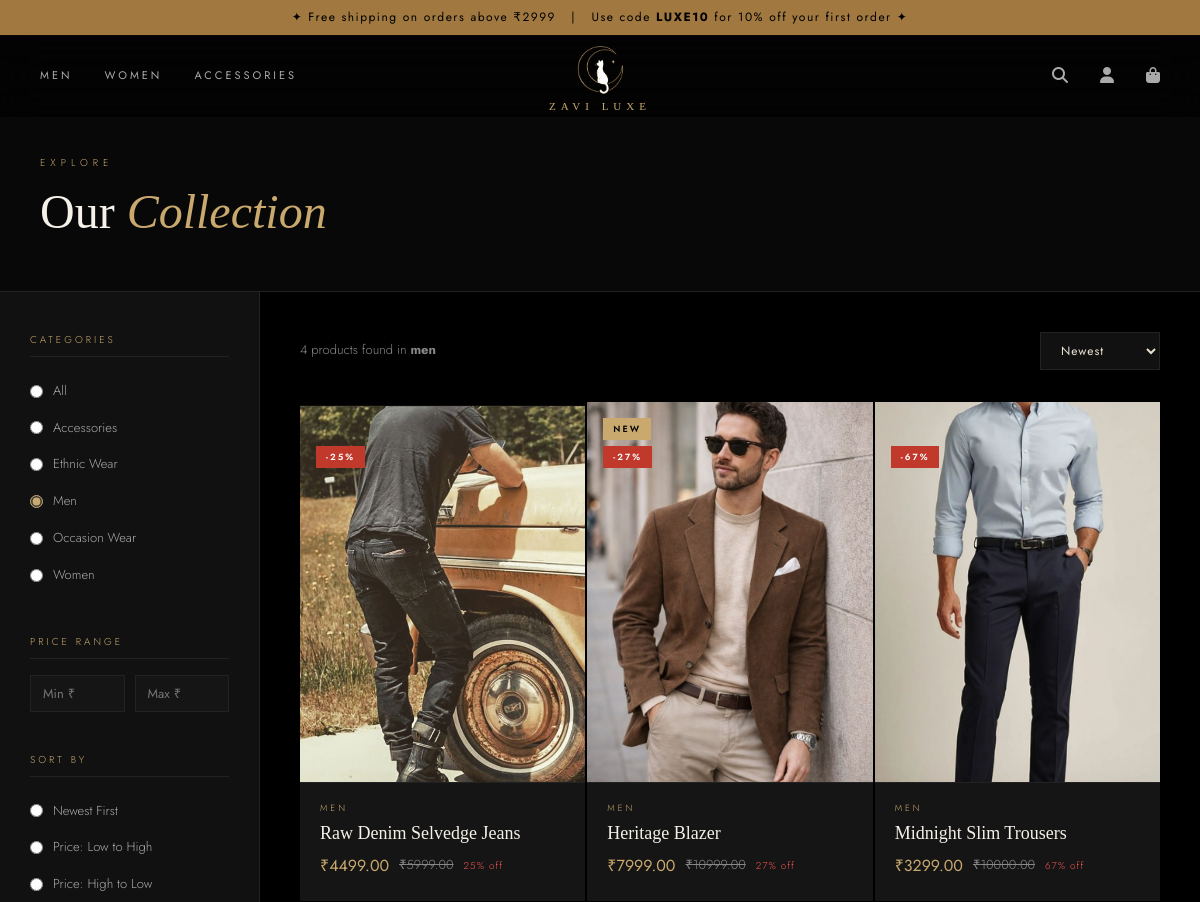
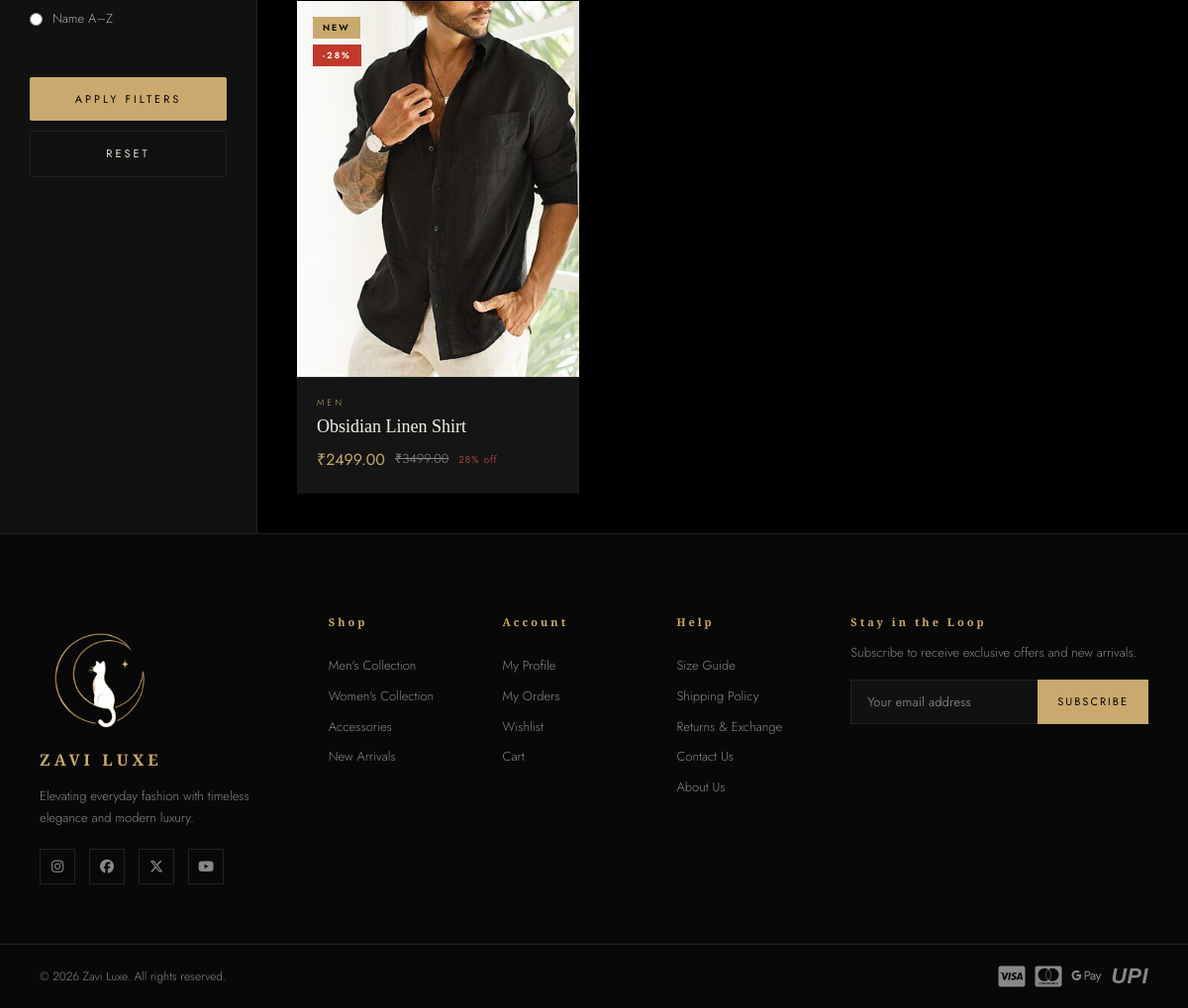
Page /shop/?category=men on the committed database (2 pictures, top to bottom).
### store/models.py (models this page shows, shortened)
class Category(models.Model):
    name = models.CharField(max_length=200)
    slug = models.SlugField(unique=True)
    description = models.TextField(blank=True)
    image = models.ImageField(upload_to='categories/', blank=True, null=True)
    class Meta:
        verbose_name_plural = 'Categories'
        ordering = ['name']

class Product(models.Model):
    SIZES = [
        ('XS', 'XS'), ('S', 'S'), ('M', 'M'),
        ('L', 'L'), ('XL', 'XL'), ('XXL', 'XXL'),
    ]
    category = models.ForeignKey(Category, on_delete=models.CASCADE, related_name='products')
    name = models.CharField(max_length=300)
    slug = models.SlugField(unique=True)
    description = models.TextField()
    price = models.DecimalField(max_digits=10, decimal_places=2)
    original_price = models.DecimalField(max_digits=10, decimal_places=2, blank=True, null=True)
    image = models.ImageField(upload_to='products/')
    image2 = models.ImageField(upload_to='products/', blank=True, null=True)
    image3 = models.ImageField(upload_to='products/', blank=True, null=True)
    available_sizes = models.CharField(max_length=50, default='S,M,L,XL')
    stock = models.PositiveIntegerField(default=100)
    is_featured = models.BooleanField(default=False)
    is_new_arrival = models.BooleanField(default=False)
    is_bestseller = models.BooleanField(default=False)
    created_at = models.DateTimeField(auto_now_add=True)
    updated_at = models.DateTimeField(auto_now=True)
    class Meta:
        ordering = ['-created_at']
    def get_absolute_url(self):
        return reverse('product_detail', kwargs={'slug': self.slug})
    def get_discount_percent(self):
        if self.original_price and self.original_price > self.price:
            return int(((self.original_price - self.price) / self.original_price) * 100)
        return 0

### store/views.py (the view)
# urls.py: path('shop/', views.shop, name='shop'),
def shop(request):
    products = Product.objects.filter(stock__gt=0)
    categories = Category.objects.all()
    category_slug = request.GET.get('category')
    query = request.GET.get('q', '')
    sort = request.GET.get('sort', '-created_at')
    min_price = request.GET.get('min_price')
    max_price = request.GET.get('max_price')
    if category_slug:
        products = products.filter(category__slug=category_slug)
    if query:
        products = products.filter(Q(name__icontains=query) | Q(description__icontains=query))
    if min_price:
        products = products.filter(price__gte=min_price)
    if max_price:
        products = products.filter(price__lte=max_price)
    sort_map = {
        'price_asc': 'price', 'price_desc': '-price',
        'name': 'name', 'newest': '-created_at'
    }
    products = products.order_by(sort_map.get(sort, '-created_at'))
    return render(request, 'store/shop.html', {
        'products': products,
        'categories': categories,
        'selected_category': category_slug,
        'query': query,
        'sort': sort,
    })

### store/context_processors.py (called while the page is built)
def cart_count(request):
    count = 0
    try:
        if request.user.is_authenticated:
            cart = Cart.objects.filter(user=request.user).first()
        else:
            session_key = request.session.session_key
            cart = Cart.objects.filter(session_key=session_key, user=None).first() if session_key else None
        if cart:
            count = cart.get_item_count()
    except Exception:
        pass
    return {'cart_count': count}

### store/templates/store/shop.html (shortened to what this page needs)
{% extends 'store/base.html' %}
{% load static %}
{% block extra_css %}
<link rel="stylesheet" href="{% static 'store/css/shop.css' %}">
{% endblock %}
{% block content %}
<div class="shop-header">
  <div class="container">
    <span class="section-eyebrow">Explore</span>
    <h1 class="section-title">Our <em>Collection</em></h1>
  </div>
</div>
<div class="shop-layout">
  <aside class="shop-sidebar">
    <form method="GET" action="{% url 'shop' %}">
      <div class="sidebar-section">
        <p class="sidebar-title">Categories</p>
        <label class="filter-option">
          <input type="radio" name="category" value="" {% if not selected_category %}checked{% endif %}> All
        </label>
        {% for cat in categories %}
        <label class="filter-option">
          <input type="radio" name="category" value="{{ cat.slug }}" {% if selected_category == cat.slug %}checked{% endif %}> {{ cat.name }}
        </label>
        {% endfor %}
      </div>
      <div class="sidebar-section">
        <p class="sidebar-title">Price Range</p>
        <div class="price-inputs">
          <input type="number" name="min_price" placeholder="Min ₹" class="price-input" value="{{ request.GET.min_price }}">
          <input type="number" name="max_price" placeholder="Max ₹" class="price-input" value="{{ request.GET.max_price }}">
        </div>
      </div>
      <div class="sidebar-section">
        <p class="sidebar-title">Sort By</p>
        <label class="filter-option"><input type="radio" name="sort" value="newest" {% if sort == 'newest' or not sort %}checked{% endif %}> Newest First</label>
        <label class="filter-option"><input type="radio" name="sort" value="price_asc" {% if sort == 'price_asc' %}checked{% endif %}> Price: Low to High</label>
        <label class="filter-option"><input type="radio" name="sort" value="price_desc" {% if sort == 'price_desc' %}checked{% endif %}> Price: High to Low</label>
        <label class="filter-option"><input type="radio" name="sort" value="name" {% if sort == 'name' %}checked{% endif %}> Name A–Z</label>
      </div>
      <button type="submit" class="btn btn-gold btn-full">Apply Filters</button>
      <a href="{% url 'shop' %}" class="btn btn-dark btn-full" style="margin-top:10px;">Reset</a>
    </form>
  </aside>
  <div class="shop-main">
    <div class="shop-toolbar">
      <p class="results-count">{{ products|length }} product{% if products|length != 1 %}s{% endif %} found
        {% if selected_category %} in <strong>{{ selected_category }}</strong>{% endif %}
      </p>
      <form method="GET" action="{% url 'shop' %}">
        <select name="sort" class="sort-select" onchange="this.form.submit()">
          <option value="newest" {% if sort == 'newest' %}selected{% endif %}>Newest</option>
        </select>
      </form>
    </div>
    {% if products %}
    <div class="product-grid">
      {% for product in products %}
      <div class="product-card">
        <a href="{{ product.get_absolute_url }}">
          <div class="product-image-wrap">
            {% if product.image %}
              <img src="{{ product.image.url }}" alt="{{ product.name }}" loading="lazy">
            {% else %}
              <div style="width:100%;height:100%;background:linear-gradient(135deg,#1c1c1c,#2c2c2c);display:flex;align-items:center;justify-content:center;">
                <i class="fas fa-tshirt" style="font-size:52px;color:var(--muted);"></i>
              </div>
            {% endif %}
            {% if product.is_new_arrival %}<span class="product-badge badge-new">New</span>{% endif %}
            {% if product.get_discount_percent > 0 %}<span class="product-badge badge-sale" style="top:44px;">-{{ product.get_discount_percent }}%</span>{% endif %}
          </div>
        </a>
        <div class="product-info">
          <p class="product-category">{{ product.category.name }}</p>
          <h3 class="product-name"><a href="{{ product.get_absolute_url }}">{{ product.name }}</a></h3>
          <div class="product-price">
            <span class="price-current">₹{{ product.price }}</span>
            {% if product.original_price %}<span class="price-original">₹{{ product.original_price }}</span>{% endif %}
            {% if product.get_discount_percent > 0 %}<span class="price-discount">{{ product.get_discount_percent }}% off</span>{% endif %}
          </div>
        </div>
      </div>
      {% endfor %}
    </div>
    {% endif %}
  </div>
</div>
{% endblock %}

### store/static/store/css/base.css (style rules this page uses)
:root { --black: #000000; --deep: #080808; --dark: #111111; --card: #151515; --border: #222222; --muted: #333333; --text-dim: #888888; --text-mid: #aaaaaa; --text: #e8e0d0; --white: #f5f0e8; --gold: #c9a96e; --gold-light: #e8d5a3; --gold-dark: #a07840; --accent: #d4af37; --radius: 2px; --transition: 0.3s cubic-bezier(0.4, 0, 0.2, 1); }
*, *::before, *::after { box-sizing: border-box; margin: 0; padding: 0; }
html { scroll-behavior: smooth; }
body { background: var(--black); color: var(--text); font-family: 'Jost', sans-serif; font-weight: 300; line-height: 1.6; overflow-x: hidden; }
a { color: inherit; text-decoration: none; }
img { max-width: 100%; display: block; }
button { cursor: pointer; border: none; background: none; font-family: inherit; }
.btn { display: inline-flex; align-items: center; gap: 8px; padding: 14px 36px; font-family: 'Jost', sans-serif; font-size: 11px; font-weight: 400; letter-spacing: 3px; text-transform: uppercase; transition: var(--transition); border-radius: var(--radius); }
.btn-gold { background: var(--gold); color: var(--black); }
.btn-dark { background: var(--dark); color: var(--text); border: 1px solid var(--border); }
.btn-full { width: 100%; justify-content: center; }
.container { max-width: 1400px; margin: 0 auto; padding: 0 40px; }
.section-eyebrow { font-size: 10px; letter-spacing: 5px; text-transform: uppercase; color: var(--gold); font-family: 'Jost', sans-serif; margin-bottom: 12px; display: block; }
.section-title { font-family: 'Cormorant Garamond', serif; font-size: clamp(32px, 4vw, 52px); font-weight: 300; color: var(--white); line-height: 1.2; }
.section-title em { font-style: italic; color: var(--gold); }
.product-grid { display: grid; grid-template-columns: repeat(auto-fill, minmax(280px, 1fr)); gap: 2px; }
.product-card { background: var(--card); position: relative; overflow: hidden; transition: var(--transition); }
.product-image-wrap { position: relative; aspect-ratio: 3/4; overflow: hidden; background: var(--dark); }
.product-image-wrap img { width: 100%; height: 100%; object-fit: cover; transition: transform 0.6s ease; }
.product-badge { position: absolute; top: 16px; left: 16px; background: var(--gold); color: var(--black); font-size: 9px; font-weight: 600; letter-spacing: 2px; text-transform: uppercase; padding: 4px 10px; z-index: 1; }
.badge-sale { background: #c0392b; color: #fff; }
.badge-new { background: var(--gold); }
.product-info { padding: 18px 20px 22px; border-top: 1px solid var(--border); }
.product-category { font-size: 9px; letter-spacing: 3px; text-transform: uppercase; color: var(--gold); margin-bottom: 6px; }
.product-name { font-family: 'Cormorant Garamond', serif; font-size: 18px; font-weight: 400; color: var(--white); margin-bottom: 8px; line-height: 1.3; }
.product-price { display: flex; align-items: center; gap: 10px; }
.price-current { font-size: 16px; font-weight: 400; color: var(--gold); }
.price-original { font-size: 13px; color: var(--text-dim); text-decoration: line-through; }
.price-discount { font-size: 10px; color: #e55; letter-spacing: 1px; }

### rows in the picture
Category: slug "☐ Accessories", name "Accessories"
Category: slug "☐ Ethnic Wear", name "Ethnic Wear"
Category: slug "☑ Men", name "Men"
Category: slug "☐ Occasion Wear", name "Occasion Wear"
Category: slug "☐ Women", name "Women"
Product: image (picture), get_discount_percent "25", category.name "MEN", name "Raw Denim Selvedge Jeans", price "4499.00", original_price "5999.00"
Product: image (picture), is_new_arrival "NEW", get_discount_percent "27", category.name "MEN", name "Heritage Blazer", price "7999.00", original_price "10999.00"
Product: image (picture), get_discount_percent "67", category.name "MEN", name "Midnight Slim Trousers", price "3299.00", original_price "10000.00"
Product: image (picture), is_new_arrival "NEW", get_discount_percent "28", category.name "MEN", name "Obsidian Linen Shirt", price "2499.00", original_price "3499.00"

### other values in the picture
{{ products|length }} "4"
{{ selected_category }} "men"
